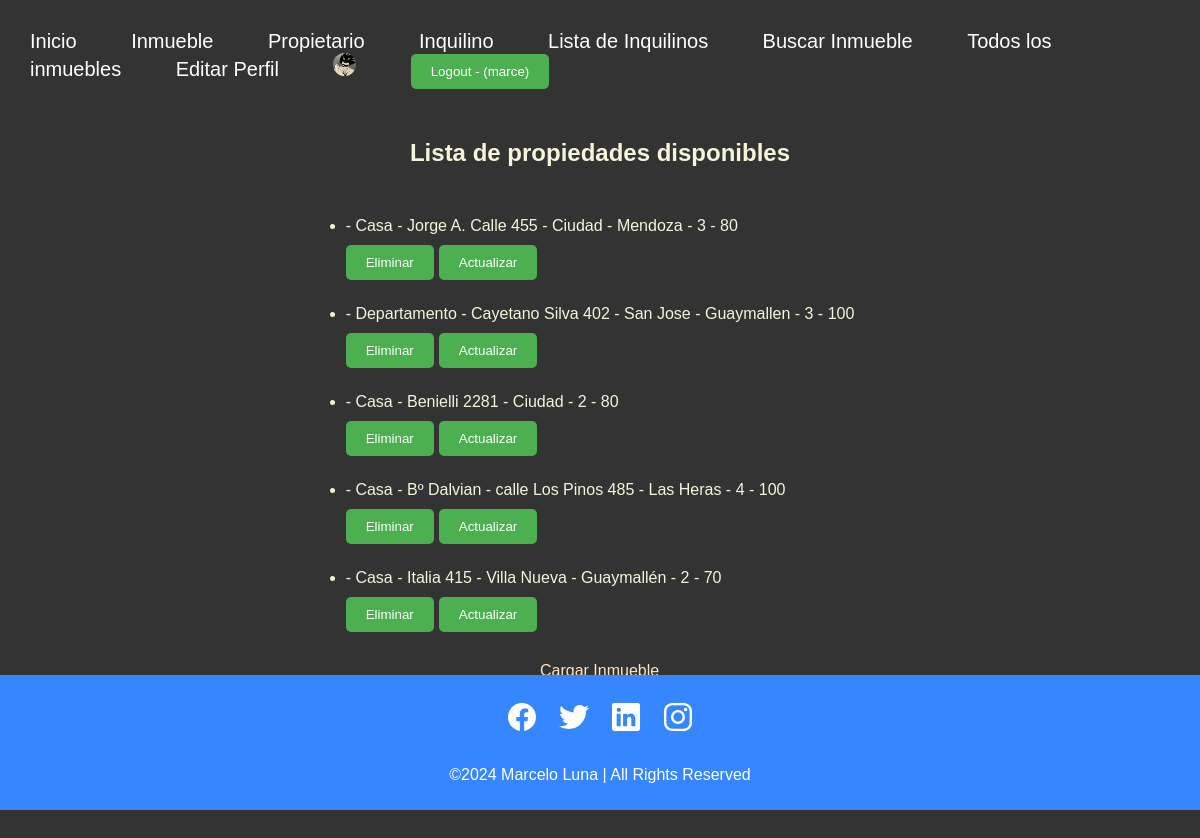
The app's page /lista-inmuebles/ (signed in) with its own data.
### app/models.py (models this page shows)
class Inmueble(models.Model):
    categoria = models.CharField(max_length=30)
    ubicacion = models.CharField(max_length=50)
    domitorios = models.IntegerField()
    metros_cuadrados = models.IntegerField()
    def __str__(self):
        return f'''- {self.categoria}
                   - {self.ubicacion}
                   - {self.domitorios}
                   - {self.metros_cuadrados}'''

### app/views.py (the view)
# urls.py: path('lista-inmuebles/', lista_inmuebles, name='lista_inmuebles'),
def lista_inmuebles(req):
    try:
        avatar = Avatar.objects.get(user = req.user.id)
        mis_inmuebles = Inmueble.objects.all() # manager que me permite recuperar todos los datos almacenados en la tabla Inmueble, creada en la base de datos. En la variable "mis_inmuebles" guardamos la info.
        return render(req, "lista_inmuebles.html", {'url': avatar.imagen.url, "lista_inmuebles" : mis_inmuebles})
    except:
        mis_inmuebles = Inmueble.objects.all()
        return render(req, "lista_inmuebles.html", {"lista_inmuebles" : mis_inmuebles})

### app/templates/lista_inmuebles.html (shortened to what this page needs)
{% extends 'padre.html' %}
{% block contenido_que_cambia %}
<h2>Lista de propiedades disponibles</h2>
<ul class="animate__animated animate__fadeInUp" style="margin-top: 25px;">
  {% for propiedad in lista_inmuebles  %}
    <li style="margin-top: 25px;">
    {{propiedad}}
    </li>
    <div style="display: flex; column-gap: 5px;">
      <form action="{% url 'eliminar_inmuebles' propiedad.id %}" method="post">
        <button type="submit" style="padding: 10px 20px; margin-top: 10px; background-color: #4CAF50; color: white; border: none;  border-radius: 5px;  cursor: pointer;">
          Eliminar
        </button>
      </form>
      <button style="padding: 10px 20px; margin-top: 10px; background-color: #4CAF50; color: white; border: none;  border-radius: 5px;  cursor: pointer;">
        <a href="{% url 'editar_inmuebles' propiedad.id %}" style="text-decoration: none; color: white;">Actualizar</a>
      </button>
    </div>
  {% endfor %}
</ul>
<a href="{% url 'inmueble_formulario' %}" style="color: bisque; text-decoration: none; margin-top: 30px;" class="animate__animated animate__backInUp">Cargar Inmueble</a>
{% endblock contenido_que_cambia %}

### app/templates/navbar.html
{% load static %}
<header>
    <nav style="display: inline; height: 50px; justify-content: center; align-items: center;">
      <ul>
        <li><a href="{% url 'inicio' %}">Inicio</a></li>
        <li><a href="{% url 'inmueble_formulario' %}">Inmueble</a></li>
        <li><a href="{% url 'propietario_formulario' %}">Propietario</a></li>
        <li><a href="{% url 'inquilino_formulario' %}">Inquilino</a></li>
        <li><a href="{% url 'lista_inquilinos' %}">Lista de Inquilinos</a></li>
        <li><a href="{% url 'busqueda_inmueble' %}">Buscar Inmueble</a></li>
        <li><a href="{% url 'lista_inmuebles' %}">Todos los inmuebles</a></li>
        {% if user.is_authenticated %}
          <li><a href="{% url 'editar_perfil' %}">Editar Perfil</a></li>
          <li>
            <a href="{% url 'agregar_avatar' %}"><img src="{{url}}" alt="avatar" style="width: 2%; border-radius: 15px;"></a>
          </li>
          <form action="{% url 'logout' %}" method="post" style="display:inline"> {% csrf_token %}
            <button type="submit" style="padding: 10px 20px; background-color: #4CAF50; color: white; border: none;  border-radius: 5px;  cursor: pointer;"> Logout - ({{user.username}}) </button>
          </form>
        {% else %}
          <li><a href="{% url 'login' %}">Ingresar</a></li>
          <li><a href="{% url 'registrar' %}">Registrar</a></li>
          <li>
            <a href="{% url 'login' %}"><img src="{% static 'assets/img/perfil_vacio.png' %}" alt="avatar_vacio" style="width: 2%; border-radius: 15px;"></a>
          </li>
        {% endif %}
      </ul>
    </nav>
</header>

### app/static/css/estilos.css (style rules this page uses)
* { margin: 0; padding: 0; box-sizing: border-box; font-family: "Poppins", sans-serif; }
body { position: relative; margin: 0; padding-bottom: 3em; min-height: 100vh; background: #333; justify-content: flex-end; align-items: flex-end; }
header { background-color: #333; color: #fff; padding: 20px; margin: 10px; }
nav ul { list-style: none; padding: 0; margin: 0; }
nav li { display: inline; margin-right: 50px; }
nav a { text-decoration: none; color: #fff; font-size: 20px; }

### records on screen
Inmueble: categoria+ubicacion+domitorios "- Casa - Jorge A. Calle 455 - Ciudad - Mendoza - 3 - 80"
Inmueble: categoria+ubicacion+domitorios "- Departamento - Cayetano Silva 402 - San Jose - Guaymallen - 3 - 100"
Inmueble: categoria+ubicacion+domitorios "- Casa - Benielli 2281 - Ciudad - 2 - 80"
Inmueble: categoria+ubicacion+domitorios "- Casa - Bº Dalvian - calle Los Pinos 485 - Las Heras - 4 - 100"
Inmueble: categoria+ubicacion+domitorios "- Casa - Italia 415 - Villa Nueva - Guaymallén - 2 - 70"

### other values on screen
{{ user.username }} "marce"
